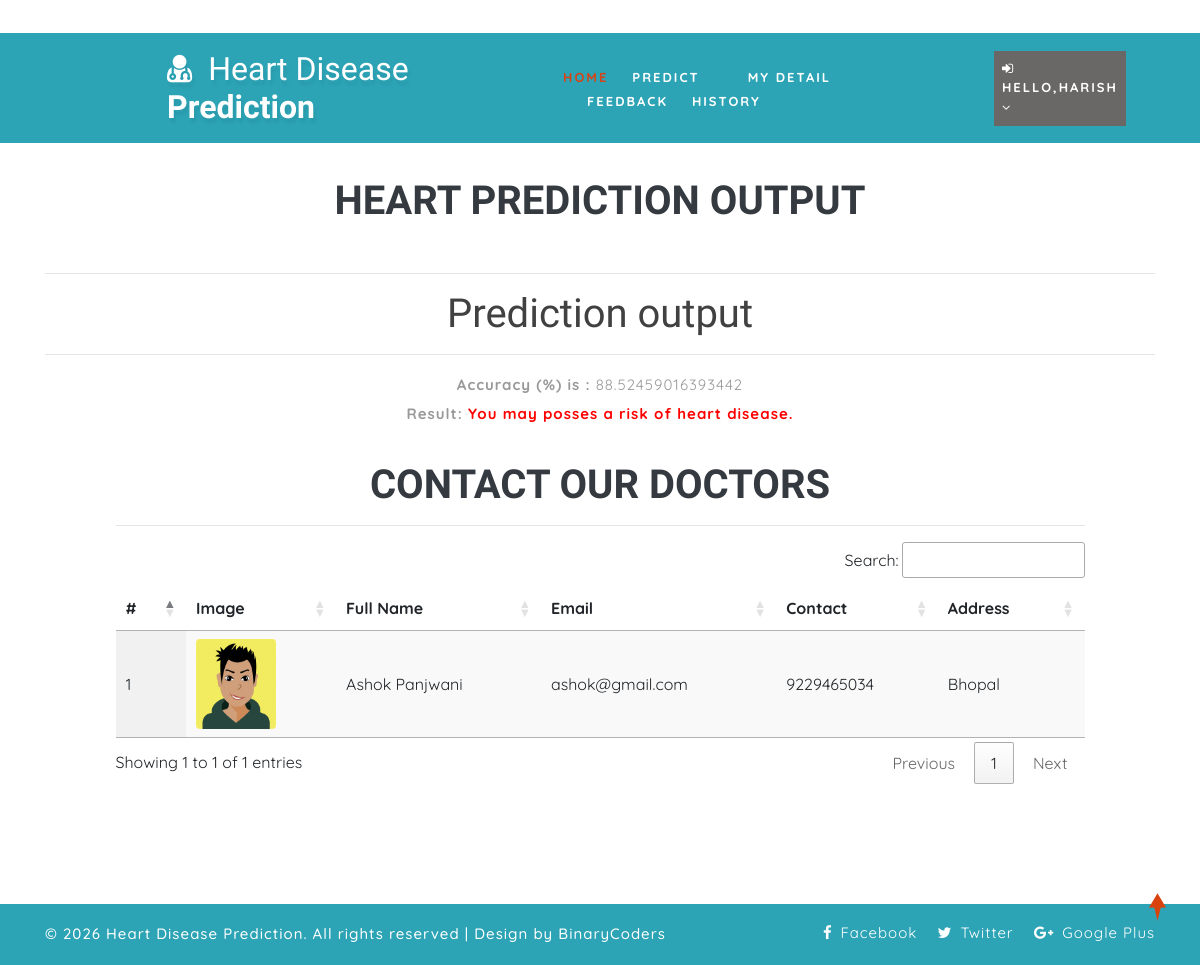
The page /predict_desease/88.52459016393442/88.52459016393442/ (signed in) on the database its author committed.
### health/models.py (models this page shows, shortened)
class Doctor(models.Model):
    status = models.IntegerField(DOCTOR_STATUS, null=True)
    user = models.ForeignKey(User, on_delete=models.CASCADE, null=True)
    contact = models.CharField(max_length=100, null=True)
    address = models.CharField(max_length=100, null=True)
    category = models.CharField(max_length=100, null=True)
    doj = models.DateField(null=True)
    dob = models.DateField(null=True)
    image = models.FileField(null=True)

### health/views.py (the view)
# urls.py: path('predict_desease/<str:pred>/<str:accuracy>/', predict_desease, name="predict_desease"),
@login_required(login_url="login")
def predict_desease(request, pred, accuracy):
    doctor = Doctor.objects.filter(address__icontains=Patient.objects.get(user=request.user).address)
    d = {'pred': pred, 'accuracy':accuracy, 'doctor':doctor}
    return render(request, 'predict_disease.html', d)

### health/templates/predict_disease.html
{% extends 'index.html' %}
{% load static %}
{% block body %}
	<section class="logins py-5">
		<div class="container py-xl-5 py-lg-3">
			<div class="title-section mb-md-5 mb-4">
				<h6 class="w3ls-title-sub" style="color:red"></h6><br><br><center>
				<h3 class="w3ls-title text-uppercase text-dark font-weight-bold">Heart Prediction Output</h3></center>
			</div><hr/>
			<div class="login px-sm-12" style="width:100%">
                <h1 align='center' style='color:#414141'>Prediction output</h1><hr><center><p><b>Accuracy (%) is :</b> {{ accuracy }}  </p><p><b>Result:</b>
                {% if pred == "0" %}
                <span style='color:green'><strong>You are healthy.</strong></span>
                {% else %}
                <span style='color:red'><strong>You may posses a risk of heart disease.</strong></span>
                {% endif %}
            </p></center>
			</div>
            {% if pred != "0" %}
            <div class="container-fluid" style="width:90%;margin-top:3%">
                    <div class="container-fluid">
                        <h1 align="center" class="w3ls-title text-uppercase text-dark font-weight-bold">Contact our doctors</h1>
                         </div><hr>
                                <table id="example" class="display" style="width:100%">
                                  <thead>
                                    <tr>
                                      <th>#</th>
                                      <th>Image</th>
                                      <th>Full Name</th>
                                      <th>Email</th>
                                      <th>Contact</th>
                                      <th>Address</th>
                                  </tr>
                              </thead>
                              <tbody>
                              {% for i in doctor %}
                                <tr>
                                  <td>{{forloop.counter}}</td>
                                  <td><img src="{{i.image.url}}" style="width:80px;height:90px"></td>
                                  <td>{{i.user.first_name}} {{i.user.last_name}}</td>
                                  <td>{{i.user.email}}</td>
                                  <td>{{i.contact}}</td>
                                  <td>{{i.address}}</td>
                              </tr>
                              {% empty %}
                              <tr>
                                  <td colspan="5">No Record Found.</td>
                              </tr>
                              {% endfor %}
                          </tbody>
                      </table>
                  </div>
            {% endif %}
		</div>
	</section>
{% endblock %}

### health/templates/index.html (shortened to what this page needs)
<!DOCTYPE html>
{% load static %}
<html lang="zxx">
<head>
	<link rel="stylesheet" href="{% static 'css/bootstrap.css' %}">
	<link href="{% static 'css/css_slider.css' %}" type="text/css" rel="stylesheet" media="all">
	<link rel="stylesheet" href="{% static 'css/style.css' %}" type="text/css" media="all" />
	<link href="{% static 'css/font-awesome.min.css' %}" rel="stylesheet">
<link rel='stylesheet' type='text/css' href="https://cdn.datatables.net/1.10.21/css/jquery.dataTables.min.css">
<link rel='stylesheet' type='text/css' href="https://cdn.datatables.net/buttons/1.6.2/css/buttons.dataTables.min.css">
</head>
<body>
	<div id="home" style="margin-bottom:2%">
		<header>
			<div class="top-bar py-3">
				<div class="container">
					<div class="row">
						<div class="col-xl-7 col-lg-6 col-md-4 top-social-agile text-md-right text-center mt-md-0 mt-2">
							<div class="row">
								<div class="col-xl-3 col-lg-4 col-6 top-w3layouts p-md-0 text-right">
								</div>
								<div class="col-xl-3 col-lg-4 col-6 header-w3layouts text-md-right text-left">
								</div>
							</div>
						</div>
					</div>
				</div>
			</div>
		</header>
		<div class="main-top" style="background:rgb(44, 164, 182)">
			<div class="container-fluid">
				<div class="header d-md-flex justify-content-between align-items-center py-3">
					<div id="logo" style="margin-left:13%">
						<h1>
							<a href="index.html">
								<span class="fa fa-user-md mr-2"></span>
								<span class="logo-sp">Heart Disease</span> Prediction
							</a>
						</h1>
					</div>
					{% if request.user.is_staff %}
					<div class="nav_w3ls" style="margin-right:4%">
						<nav>
							<label for="drop1" class="toggle">Menu</label>
							<input type="checkbox" id="drop1" />
							<ul class="menu" style="padding:15px;width:100%">
								<li class="mx-lg-4 mx-md-3 my-md-0 my-2"><a href="{% url 'admin_home' %}" >Home</a></li>
								<li>
									<label for="drop-2" class="toggle toogle-2"> <span class="fa fa-angle-down" aria-hidden="true"></span>
									</label>
									<a href="#"> Doctor <span class="fa fa-angle-down" aria-hidden="true"></span></a>
									<ul style="margin-top:2%;width:40%;margin-right:0%">
										<li style="width:100%;"><a href="/add_doctor" class="drop-text">Add Doctor</a></li>
										<li style="width:100%;"><a href="/view_doctor" class="drop-text">View Doctor</a></li>
									</ul>
								</li>
								<li class="mx-lg-4 mx-md-3 my-md-0 my-2"><a href="/view_patient">Patient</a></li>
								<li class="mx-lg-4 mx-md-3 my-md-0 my-2">
									<a href="/view_search_pat">Searched Data</a></li>
								<li><a href="/view_feedback">Feedback</a></li>
							</ul>
						</nav>
					</div>
					<div class="nav_w3ls" style="margin-right:3%">
						<nav>
							<label for="drop2" class="toggle">Menu</label>
							<input type="checkbox" id="drop2" />
							<ul class="menu">
								<li class="mx-lg-4 mx-md-3 my-md-0 my-2" style="background:red;padding:8px">
									<label for="drop-2" class="toggle toogle-2"> <span class="fa fa-angle-down" aria-hidden="true"></span>
									</label>
									<a href="#"><i class="fa fa-user"></i> {{request.user.username}} <span class="fa fa-angle-down" aria-hidden="true"></span></a>
									<ul style="margin-top:10%;width:80%;margin-right:5%">
										<li style="width:100%;"><a href="{% url 'change_password' %}" class="drop-text">Password</a></li>
										<li style="width:100%;"><a href="{% url 'logout' %}" class="drop-text">Logout</a></li>
									</ul>
								</li>
							</ul>
						</nav>
					</div>
					{% elif request.user.patient_set.all.0 %}
					<div class="nav_w3ls" style="margin-left:5%;font-weight:bold">
						<nav>
							<ul class="menu" style="padding:15px;width:100%">
								<li><a href="{% url 'patient_home' %}" class="active">Home</a></li>
								<li class="mx-lg-4 mx-md-3 my-md-0 my-2"><a href="/add_heartdetail">Predict</a></li>
								<li class="mx-lg-4 mx-md-3 my-md-0 my-2"><a href="/profile_doctor">My Detail</a></li>
								<li class="mx-lg-4 mx-md-3 my-md-0 my-2"><a href="/sent_feedback">Feedback</a></li>
								<li><a href="/view_search_pat">History</a></li>
							</ul>
						</nav>
					</div>
					<div class="nav_w3ls" style="margin-right:3%">
						<nav>
							<ul class="menu">
								<li class="mx-lg-4 mx-md-3 my-md-0 my-2" style="background:#6a6767;padding:8px">
									<a href="#"><i class="fa fa-sign-in"></i> Hello,{{request.user.username}} <span class="fa fa-angle-down" aria-hidden="true"></span></a>
								</li>
							</ul>
						</nav>
					</div>
					{% endif %}
				</div>
			</div>
		</div>
		{% block body %}
		{% endblock %}
	</div>
	<div class="copy-w3pvt" style="background:rgb(44, 164, 182);color:white">
		<div class="container py-3">
			<div class="row">
				<div class="col-lg-7 w3ls_footer_grid1_left text-lg-left text-center">
					<p style="color:white">&copy; 2026 Heart Disease Prediction. All rights reserved | Design by BinaryCoders</a>
					</p>
				</div>
				<div class="col-lg-5 w3ls_footer_grid_left1_pos text-lg-right text-center mt-lg-0 mt-2">
					<ul style="color:white">
						<li>
							<a href="#" style="color:white" class="facebook">
								<span class="fa fa-facebook-f mr-2"></span>Facebook</a>
						</li>
						<li class="mx-3">
							<a href="#" style="color:white" class="twitter">
								<span class="fa fa-twitter mr-2"></span>Twitter</a>
						</li>
						<li>
							<a href="#" style="color:white" class="google">
								<span class="fa fa-google-plus mr-2"></span>Google Plus</a>
						</li>
					</ul>
				</div>
			</div>
		</div>
	</div>
	<a href="#home" style="color:white" class="move-top text-center"></a>
</body>
</html>

### health/static/css/style.css (style rules this page uses)
body { padding: 0; margin: 0; background: #FFF; font-family: 'Quicksand', sans-serif; }
body a, body button { transition: 0.5s all; -webkit-transition: 0.5s all; -moz-transition: 0.5s all; -o-transition: 0.5s all; -ms-transition: 0.5s all; text-decoration: none; }
html { scroll-behavior: smooth; }
h1, h2, h3, h4, h5, h6 { margin: 0; padding: 0; font-family: 'Mukta', sans-serif; }
p { margin: 0; padding: 0; font-size: 15px; letter-spacing: 1px; line-height: 1.9; color: #999; font-family: 'Quicksand', sans-serif; }
ul, ol { margin: 0; padding: 0; }
a.move-top { width: 34px; height: 34px; background: url(../images/move-top.png) no-repeat; display: inline-block; position: fixed; bottom: 4%; right: 2%; z-index: 0; }
#home { position: relative; }
.main-top { position: absolute; z-index: 999; width: 100%; background: rgba(0, 0, 0, 0.4); }
nav { margin: 0; padding: 0; }
#logo a { float: left; display: initial; font-weight: 700; font-size: 32px; color: #fff; text-shadow: 2px 5px 3px rgba(0, 0, 0, 0.06); padding: 0; }
span.logo-sp { font-weight: 100; }
nav:after { content: ""; display: table; clear: both; }
nav ul { float: right; padding: 0; margin: 0; list-style: none; position: relative; }
nav ul li { margin: 0px; display: inline-block; float: left; }
nav a { padding: 0; color: #fff; font-size: 13px; letter-spacing: 2px; font-weight: 700; text-transform: uppercase; display: inline-block; transition: 0.5s all; -webkit-transition: 0.5s all; -moz-transition: 0.5s all; -o-transition: 0.5s all; -ms-transition: 0.5s all; }
.menu li a.active, .menu li a:hover { color: #2196f3; transition: 0.5s all; -webkit-transition: 0.5s all; -moz-transition: 0.5s all; -o-transition: 0.5s all; -ms-transition: 0.5s all; color: #d84315; }
li>a:only-child:after { content: ''; }
h3.w3ls-title { font-size: 40px; }
.w3ls_footer_grid_left1_pos ul li, ul.list-part li { display: inline-block; }
.w3ls_footer_grid_left1_pos ul li a { color: #000; text-decoration: none; letter-spacing: 1px; font-size: 15px; }
.w3ls_footer_grid1_left p { color: #484848; font-weight: 500; }

### rows shown on the page
Doctor: image (picture), user.first_name "Ashok", user.last_name "Panjwani", user.email "ashok@gmail.com", contact "9229465034", address "Bhopal"

### other values the page prints
{{ request.user.username }} "HARISH"
{{ accuracy }} "88.52459016393442"
